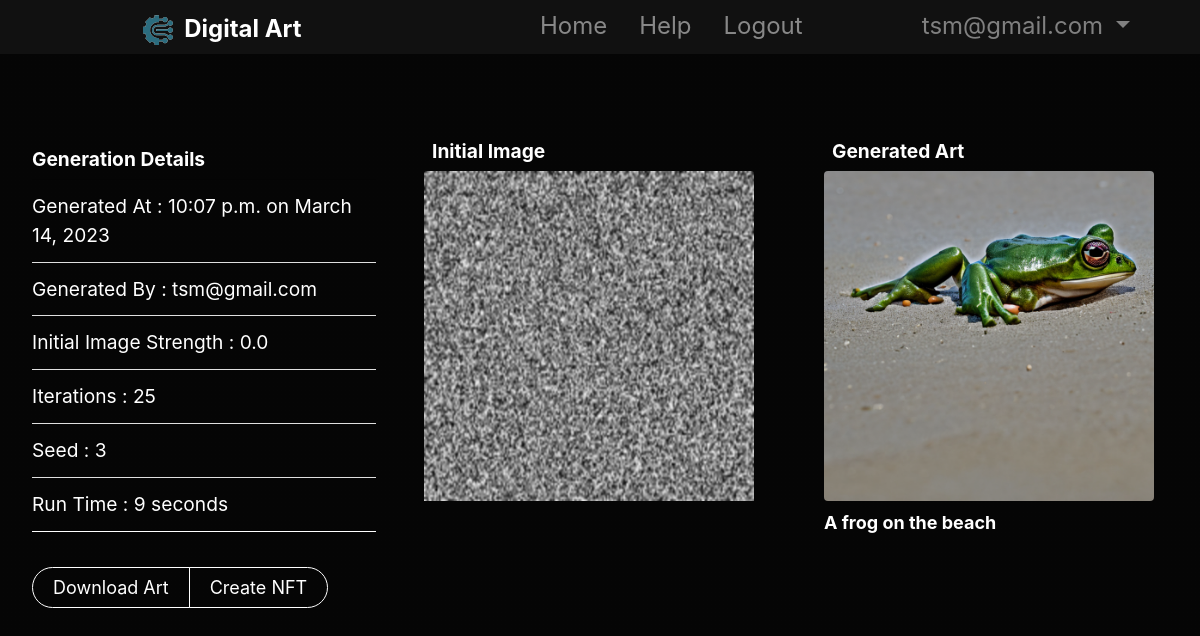
/art/22/ (signed in), run on the app's committed database.
### nftgen/models.py (models this page shows)
class Digital_Art(models.Model):
    init_image = models.ImageField(upload_to='initial_images/', blank=True,
                                   default='default-noise.png')
    gen_image = models.ImageField(
        upload_to='generated_images/', blank=False, null=False)
    prompt = models.TextField(blank=False, null=False)
    owner = models.ForeignKey(
        User, on_delete=models.CASCADE, related_name='digital_art', blank=False, null=False)
    iterations = models.IntegerField(blank=False, null=False)
    image_strength = models.DecimalField(
        max_digits=2, decimal_places=1, blank=False, null=False)
    run_time = models.IntegerField(blank=False, null=False)
    timestamp = models.DateTimeField(
        auto_now_add=True, blank=False, null=False)
    seed = models.BigIntegerField(blank=True, null=True)
    class Meta:
        verbose_name = 'Digital_Art'
        verbose_name_plural = 'Digital_Art'

### nftgen/views.py (the view)
# urls.py: path('art/<int:id>/', art_view, name='art'),
@login_required
def art_view(request, id):
    art = Digital_Art.objects.filter(id=id).first()
    gen_img_path = os.path.basename(art.gen_image.url)
    return render(request, 'art.html', {'art': art, 'gen_img_path': gen_img_path})

### nftgen/templates/art.html (shortened to what this page needs)
{% load static %}
<!doctype html>
<html class="h-100" lang="en">
  <head>
    <link rel="stylesheet" href="https://stackpath.bootstrapcdn.com/bootstrap/4.3.1/css/bootstrap.min.css">
  <link rel="stylesheet" href="{% static 'css/theme.min.css' %}">
  </head>
  <body class="w-100 bg-black" data-bs-spy="scroll" data-bs-target="#navScroll">
    <nav id="navScroll" class="navbar navbar-dark bg-black fixed-top" tabindex="0">
      <div class="container">
        <a class="navbar-brand mx-auto mb-2 mb-lg-0 list-group list-group-horizontal" href="{% url 'art' id=art.id %}">
          <img src="{% static 'images/symbol.png' %}" class="mr-1 mt-1"
                  style="height: 35px;">
          <span class="ms-md-1 mt-1 fw-bolder me-md-5">Digital Art</span>
        </a>
        <ul class="navbar-nav mx-auto mb-2 mb-lg-0 list-group list-group-horizontal">
          <li class="nav-item">
            <a class="nav-link fs-5" href="{% url 'landing' %}" aria-label="Homepage">
              Home
            </a>
          </li>
          <li class="nav-item">
            <a class="nav-link fs-5" href="" aria-label="A sample content page">
              Help
            </a>
          </li>
          {% if user.is_authenticated %}
          <li class="nav-item">
            <a class="nav-link fs-5" href="{% url 'logout' %}" aria-label="A system message page">
              Logout
            </a>
          </li>
          {% else %}
          <li class="nav-item">
            <a class="nav-link fs-5" href="{% url 'login' %}" aria-label="A system message page">
              Login
            </a>
          </li>
          {% endif %}
        </ul>
        {% if user.is_authenticated %}
        <div class="dropdown">
          <a class="nav-link fs-5 dropdown-toggle" type="button" id="btnDropdownDemo" data-toggle="dropdown" aria-haspopup="true" aria-expanded="false"
          style="color: grey;">
            {{request.user.email}}
          </a>
        </div>
        {% endif %}
      </div>
    </nav>
    <div class="container-fluid" style="margin-top: 6%;">
      <div class="row">
        <div class="col-md-4 mb-3">
          <h6 class="card-subtitle mb-2 mt-3 ml-2" style="font-weight: bold;">Generation Details</h6>
          <ul class="list-group list-group-flush mb-2 mt-2 ml-2">
            <li class="list-group-item">Generated At : {{ art.timestamp|time }} on {{ art.timestamp|date }}</li>
            <li class="list-group-item">Generated By : {{art.owner.email}}</li>
            <li class="list-group-item">Initial Image Strength : {{art.image_strength}}</li>
            <li class="list-group-item">Iterations : {{art.iterations}}</li>
            <li class="list-group-item">Seed : {{art.seed}}</li>
            <li class="list-group-item">Run Time : {{art.run_time}} seconds</li>
          </ul>
          <br>
          <div class="btn-group ml-2" role="group" aria-label="Button group with nested dropdown">
            <button type="button" class="btn btn-default" onclick="download_image()">Download Art</button>
            <button onclick="location.href='{% url 'nftgen' description=art.prompt image=gen_img_path|urlencode %}'"
            type="button" class="btn btn-default">Create NFT</button>
          </div>
        </div>
        <div class="col-md-4 mb-3">
          <h6 class="card-subtitle mb-2 mt-2 ml-2" style="font-weight: bold;">Initial Image</h6>
          <img id="init_img" src="{{art.init_image.url}}" class="card-img-top" alt="...">
        </div>
        <div class="col-md-4 mb-3">
          <figure class="figure">
            <h6 class="card-subtitle mb-2 mt-2 ml-2" style="font-weight: bold;">Generated Art</h6>
            <img src="{{art.gen_image.url}}" class="figure-img img-fluid rounded">
            <figcaption class="figure-caption text-justified"><p>{{art.prompt}}</p></figcaption>
          </figure>
        </div>
      </div>
    </div>
  </body>
</html>

### nftgen/templates/art.html (style rules this page uses)
.navbar { padding-top: 0 !important; padding-bottom: 0 !important; }
figcaption { color:white !important; font-weight: bolder; font-size: large !important; }
.figure { object-fit: contain !important; height: 330px !important; width: 330px !important; }
#init_img { object-fit: cover !important; height: 330px !important; width: 330px !important; }
.btn { padding-left: 20px !important; padding-right: 20px !important; font-size: 18px !important; border: 1px solid white !important; border-radius: 5px; text-align: center; color: white !important; margin-bottom: 30px; }
.list-group-item { background-color: rgba(245,245,245,0.0) !important; color: white; padding-left: 0px !important; }
.card-subtitle { background-color: rgba(245,245,245,0.0) !important; color: white; }
body { padding-top: 60px; background-image: linear-gradient( rgba(0, 0, 0, 0.7), rgba(0, 0, 0, 0.7) ), url('/static/images/art_bg.jpg'); background-repeat: repeat-y; background-size: cover; }
.list-group-item { border-bottom-color: white; border-bottom-style: solid; }

### data on the page
Digital_Art: timestamp "10:07 p.m.", timestamp "March 14, 2023", owner.email "tsm@gmail.com", image_strength "0.0", iterations "25", seed "3", run_time "9", init_image (placeholder picture), gen_image (picture), prompt "A frog on the beach"

### other printed values
{{ request.user.email }} "tsm@gmail.com"
